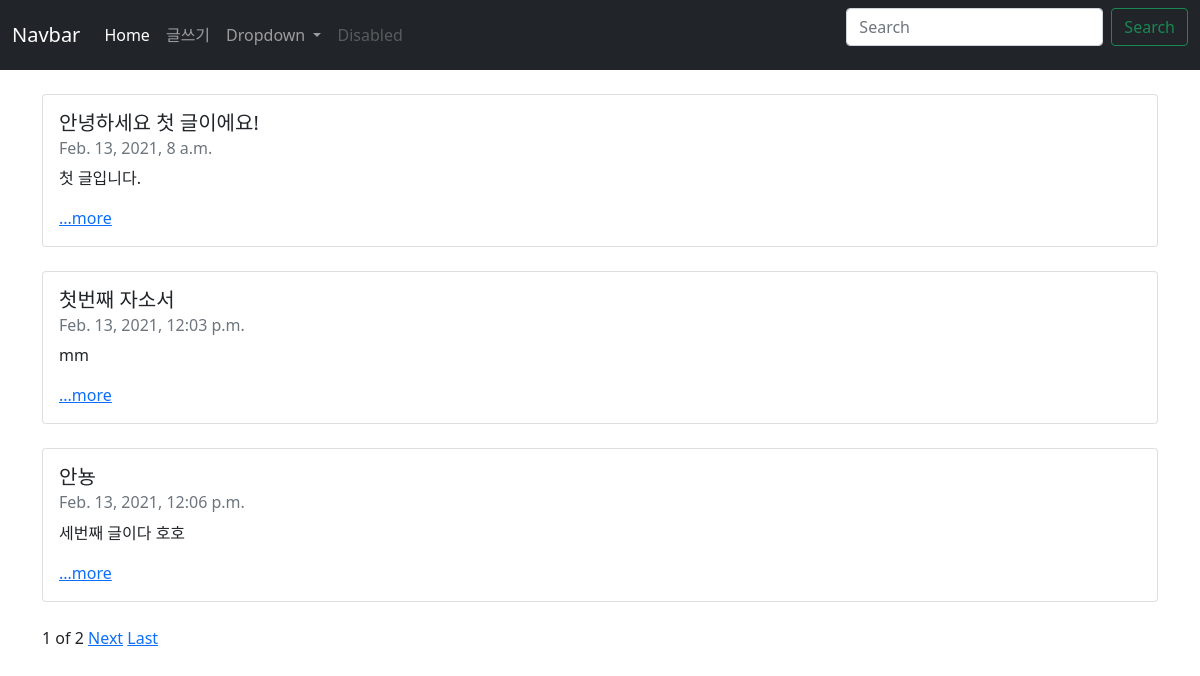
The page / on the database its author committed.
### blogapp/models.py (models this page shows, shortened)
class Blog(models.Model):
    title = models.CharField(max_length=200)
    pub_date = models.DateTimeField('date published')
    body = models.TextField()
    def summary(self):
        return self.body[:100]

### blogapp/views.py (the view)
# urls.py: path('', blogapp.views.home, name="home"),
def home(request):
    blogs = Blog.objects
    blog_list = Blog.objects.all()
    paginator = Paginator(blog_list, 3)
    page = request.GET.get('page')
    posts = paginator.get_page(page)
    return render(request, 'home.html', {'blogs':blogs, 'posts':posts })

### blogapp/templates/home.html (shortened to what this page needs)
{% extends 'base.html'%}
{% block contents %}
<body>
<br>
{% for blog in posts %}
    <div class="container">
        <div class="card">
            <div class="card-body">
                <h5 class="card-title">{{blog.title}}</h5>
                <h6 class="card-subtitle mb-2 text-muted">{{blog.pub_date}}</h6>
                <p class="card-text">{{blog.summary}}</p>
                <a href="{% url 'detail' blog.id %}" class="card-link">...more</a>
            </div>
        </div>
    </div><br>
{%endfor%}
<div class = "container">
<span>{{posts.number}}</span>
<span>of</span>
<span>{{posts.paginator.num_pages}}</span>
{%if posts.has_next%}
<a href="?page={{posts.next_page_number}}">Next</a>
<a href="?page={{posts.paginator.num_pages}}">Last</a>
{%endif%}
</div>
{%endblock%}

### rows shown on the page
Blog: title "안녕하세요 첫 글이에요!", pub_date "Feb. 13, 2021, 8 a.m.", summary "첫 글입니다."
Blog: title "첫번째 자소서", pub_date "Feb. 13, 2021, 12:03 p.m.", summary "mm"
Blog: title "안뇽", pub_date "Feb. 13, 2021, 12:06 p.m.", summary "세번째 글이다 호호"

### other values the page prints
{{ posts.number }} "1"
{{ posts.paginator.num_pages }} "2"
